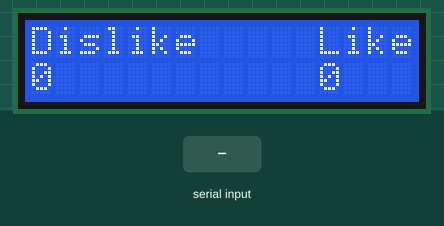
This sketch was run on a simulated ESP8266 (NodeMCU). Parts: 16×2 character LCD. The test bench sets the inputs (shaded band). Storage starts empty; what the sketch prints to the serial monitor is not drawn.

Above: at 3.8 s.
3.9 s: "FIRSTVOIT" received over Serial
At 5.6 s:
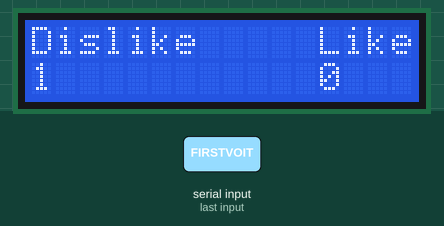
5.9 s: "SECONDVOIT" received over the second serial link
At 7.1 s:
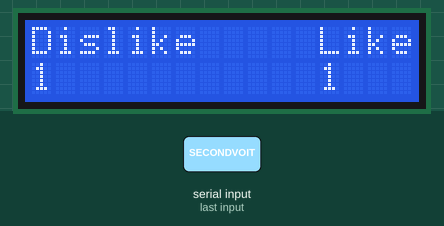
7.7 s: "90,45\n" received over Serial
At 8.4 s:
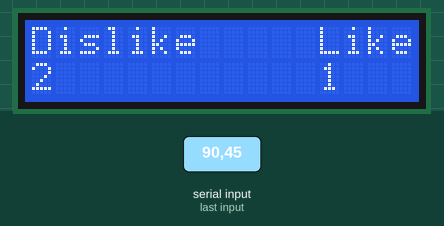
Timing chart, 0 to 10.7 s (numbered marks = the images above; inputs shaded):
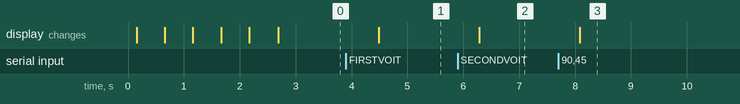

Measured:
- after the input at 3.9 s, the display: changes after 0.59 s (image 1)
- after the input at 5.9 s, the display: changes after 0.39 s (image 2)
- after the input at 7.7 s, the display: changes after 0.39 s (image 3)

The sketch:

votingBox.ino
```cpp
//=============================Settings=================================================
#define RF_RX 13  //пины для второго rfid модуля, перывй подключается через стандартные пины rx tx
#define RF_TX 15

//=============================Libraries================================================
#include <SoftwareSerial.h>
SoftwareSerial RF(RF_RX, RF_TX); // (RX, TX)

#include <Wire.h>
#include <LiquidCrystal_I2C.h>
LiquidCrystal_I2C lcd(0x27, 16, 2);

#include <GyverTimer.h>
GTimer LCDTimer(MS);

#include <FS.h>                       //библеотека для работы с файловой системой (далее ФС)
#include <Arduino.h>
#include <LittleFS.h>                 //библеотека для работы с ФС
#include <ESPAsyncTCP.h>              //библитеки для поднятия сервера
#include <ESP8266WiFi.h>
#include <ESPAsyncWebServer.h>
const char* ssid = "ESP";             //имя wifi сети
const char* pass = "12345678";        //пароль сети
AsyncWebServer server(80);
IPAddress apIP(192, 168, 1, 1);       //локальный ip адрес сервера создаваемый esp

#include <string.h>
//=============================Var======================================================
int totalYES = 0;                    //сумма положительных голосов
int totalNO = 0;                     //сумма отрицательных голосов
int val = 0;
int val1 = 0;

//array
unsigned int point = 0;               // позиция (ID) последней записи в массиве
const unsigned int arrSize = 400;     // размер массива, то бишь максимальное число карт которые могут проголосовать
unsigned int voit[arrSize];           // сам массив с айдишниками и их голосами
unsigned char buffer1[64];            // buffer array for data recieve over serial port
unsigned char buffer2[64];            // buffer array for data recieve over serial port
int count1 = 0;                       // counter for buffer array
int count2 = 0;
boolean is = false;

//----------------------------------вывод-переменных-на-сервер------------------------------------------------
String processor(const String& var) {
  if (var == "FIRSTVOIT") {           //если клиент (html страница) требует FIRSTVOIT, возвращаем totalYES.
    return String(totalYES);
  }
  if (var == "SECONDVOIT") {
    return String(totalNO);           //аналогично
  }
  return String();
}
//------------------------------------------------------------------------------------------------------------
void clearBufferArray1(){
  for (int i=0; i<count1;i++)
    { buffer1[i] = NULL;}                  // clear all index of array with command NULL
}

void clearBufferArray2(){
  for (int i=0; i<count2;i++)
    { buffer2[i] = NULL;}                  // clear all index of array with command NULL
}

void setup() {
  //=========================server=init======================================================================
  //(Soft)serial init.
  Serial.begin(9600);                     //скорость не менять, ибо модули карт работают на этой скорости
  RF.begin(9600);
  // initialize the lcd
  lcd.init();
  lcd.backlight();
  WiFi.softAP(ssid);                      //Добавьте(сотрите) параметр pass, если хотите, чтобы точка доступа была закрытой(открытой)
  //IP addres
  Serial.print("AP IP адрес: ");          //вывод настоящего ip адреса(по каой то причине он не всегда совпадает с тем адресом что указан выше)
  Serial.println(WiFi.softAPIP());
  // Выводим локальный IP
  Serial.println(WiFi.localIP());         //не работает, но пусть будет
  if(!LittleFS.begin()){                  //условие выведет ошибку в монитор на случай ошибки инициализации ФС
    Serial.println("An Error has occurred while mounting LittleFS");
    return;
  }
  //------------------------Server-pages-init----------------------------------------------------------------
  server.on("/index.html", HTTP_GET, [](AsyncWebServerRequest *request){
    request->send(LittleFS, "/index.html", String(), false, processor);
  });
  server.on("/about.html", HTTP_GET, [](AsyncWebServerRequest *request){
    request->send(LittleFS, "/about.html", String(), false, processor);
  });
  server.on("/contacts.html", HTTP_GET, [](AsyncWebServerRequest *request){
    request->send(LittleFS, "/contacts.html", String(), false, processor);
  });
  server.on("/firstvoit", HTTP_GET, [](AsyncWebServerRequest * request) {
    request->send_P(200, "text/plain", String(totalYES).c_str());
  });
  server.on("/secondvoit", HTTP_GET, [](AsyncWebServerRequest * request) {
    request->send_P(200, "text/plain", String(totalNO).c_str());
  });
  server.on("/bootstrap.min.css", HTTP_GET, [](AsyncWebServerRequest *request){
    request->send(LittleFS, "/bootstrap.min.css", "text/css");
  });
  server.begin();                          //инициализация страниц, переменных и css на нужных страницах из нужных мест
                                           //например html страницы и бутстрап инициализируются из LittltFS (страницы необходимо загрузить в ФС)
                                           //а на страницы /firstvoi /secondvoit отправляется просто переменные totalYES_NO
                                           //html свтраницы можно отпралять на сервер String перемонной (смотри как это сделано тут: https://github.com/Qwerty-techlab/Meteostation/blob/main/Smart%20Home/Web%20Site%20by%20ESP/Server/Server.ino)
  //==========================================================================================================

  //timer init
  LCDTimer.setInterval(600);

  //LCD init.
  lcd.begin(0,2);  // sda=0, scl=2 - I2C пины NodeMCU
  lcd.backlight();
  //-------------animation------------------------------------------------------------------------------
   lcd.setCursor(2,0);
    lcd.print("VotingBoard");
    delay(500);
    lcd.setCursor(4,1);
    lcd.print(char(165));
    delay(500);
    lcd.setCursor(6,1);
    lcd.print(char(165));
    delay(500);
    lcd.setCursor(8,1);
    lcd.print(char(165));
    delay(500);
    lcd.setCursor(10,1);
    lcd.print(char(165));
    delay(500);
    lcd.setCursor(12,1);
    lcd.print(char(165));
    lcd.clear();
}

void loop() {
  //-----------------------------------------init-------------------------------------------------------
  if (LCDTimer.isReady()) {
    lcd.setCursor(0,0);
    lcd.print("Dislike");
    lcd.setCursor(0,1);
    lcd.print(totalNO);

    lcd.setCursor(12,0);
    lcd.print("Like");
    lcd.setCursor(12,1);
    lcd.print(totalYES);
  }
  //=========================================RFid=======================================================
  //-----------------------------------------first-rf---------------------------------------------------
  if (RF.available())                   // if date is comming from softwareserial port ==> data is comming from SoftSerial shield
  {
    while (RF.available())              // reading data into char array
    {
      buffer1[count1++] = RF.read();    // writing data into array
      if (count1 == 64)break;
      delay(10);
    }
    Serial.write(buffer1, count1);      // if no data transmission ends, write buffer to hardware serial port
                                        //Переводим полученное от RFID из буфера 5-7 байты шестнацатеричного числа в десятичное число
                                        //Шестнадцатеричные числа представлены цифрами от 0 до 9 и буквами от A(10) до F(15)
    val = 0;
    for (int i = 5; i <= 6; i++) {
      val = val * 16 + (int) (buffer1[i] > '9' ? (buffer1[i] - 'A') + 10 : buffer1[i] - '0');
    }
    Serial.println("");
    Serial.print("Seria: ");
    Serial.println(val);
                                        //Переводим полученное от RFID из буфера 7-10 байты шестнацатеричного числа в десятичное число
                                        //Шестнадцатеричные числа представлены цифрами от 0 до 9 и буквами от A(10) до F(15)
    val = 0;
    for (int i = 7; i <= 10; i++) {
      val = val * 16 + (int) (buffer1[i] > '9' ? (buffer1[i] - 'A') + 10 : buffer1[i] - '0');
    }
    Serial.print("No: ");
    Serial.println(val);

    if (point == 0) {
      voit[point] = val;
      point++;
      totalYES++;
    } else {
      for (int i = 0; i < arrSize; ++i) {
        if (voit[i] == val) {
          is = true;
        }
      }
      if (!is) {
        voit[point] = val;
        point++;
        totalYES++;
      }
    }
    is = false;
    clearBufferArray1();              // call clearBufferArray function to clear the storaged data from the array
    count1 = 0;                       // set counter of while loop to zero
  }
  //-----------------------------------------second-rf--------------------------------------------------
  if (Serial.available())              // if date is comming from softwareserial port ==> data is comming from SoftSerial shield
  {
    while (Serial.available())         // reading data into char array
    {
      buffer2[count2++] = Serial.read();   // writing data into array
      if (count2 == 64)break;
      delay(10);
    }
    Serial.write(buffer2, count2);           // if no data transmission ends, write buffer to hardware serial port
    //Переводим полученное от RFID из буфера 5-7 байты шестнацатеричного числа в десятичное число
    //Шестнадцатеричные числа представлены цифрами от 0 до 9 и буквами от A(10) до F(15)
    val1 = 0;
    for (int i = 5; i <= 6; i++) {
      val1 = val1 * 16 + (int) (buffer2[i] > '9' ? (buffer2[i] - 'A') + 10 : buffer2[i] - '0');
    }
    Serial.println("");
    Serial.print("Seria: ");
    Serial.println(val1);
    //Переводим полученное от RFID из буфера 7-10 байты шестнацатеричного числа в десятичное число
    //Шестнадцатеричные числа представлены цифрами от 0 до 9 и буквами от A(10) до F(15)
    val1 = 0;
    for (int i = 7; i <= 10; i++) {
      val1 = val1 * 16 + (int) (buffer2[i] > '9' ? (buffer2[i] - 'A') + 10 : buffer2[i] - '0');
    }
    Serial.print("No: ");
    Serial.println(val1);
    if (point == 0) {
      voit[point] = val1;
      point++;
      totalNO++;
    } else {
      for (int i = 0; i < arrSize; ++i) {
        if (voit[i] == val1) {
          is = true;
        }
      }
      if (!is) {
        voit[point] = val1;
        point++;
        totalNO++;
      }
    }
    is = false;
    clearBufferArray2();              // call clearBufferArray function to clear the storaged data from the array
    count2 = 0;                       // set counter of while loop to zero
  }
  //====================================================================================================
}
```
